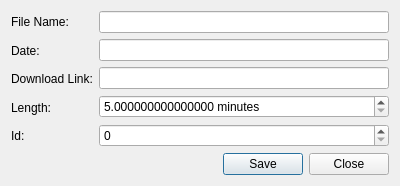
<?xml version="1.0" encoding="UTF-8"?>
<ui version="4.0">
 <class>Dialog</class>
 <widget class="QDialog" name="Dialog">
  <property name="geometry">
   <rect>
    <x>0</x>
    <y>0</y>
    <width>400</width>
    <height>180</height>
   </rect>
  </property>
  <property name="windowTitle">
   <string>Dialog</string>
  </property>
  <layout class="QVBoxLayout" name="verticalLayout_2">
   <item>
    <layout class="QHBoxLayout" name="horizontalLayout">
     <item>
      <layout class="QVBoxLayout" name="verticalLayout_3">
       <item>
        <widget class="QLabel" name="label_5">
         <property name="text">
          <string>File Name:</string>
         </property>
        </widget>
       </item>
       <item>
        <widget class="QLabel" name="label">
         <property name="text">
          <string>Date:</string>
         </property>
        </widget>
       </item>
       <item>
        <widget class="QLabel" name="label_2">
         <property name="text">
          <string>Download Link:</string>
         </property>
        </widget>
       </item>
       <item>
        <widget class="QLabel" name="label_3">
         <property name="text">
          <string>Length:</string>
         </property>
        </widget>
       </item>
       <item>
        <widget class="QLabel" name="label_4">
         <property name="text">
          <string>Id:</string>
         </property>
        </widget>
       </item>
      </layout>
     </item>
     <item>
      <layout class="QVBoxLayout" name="verticalLayout" stretch="0,0,0,0,0">
       <item>
        <widget class="QLineEdit" name="inputFileName"/>
       </item>
       <item>
        <widget class="QLineEdit" name="inputDate"/>
       </item>
       <item>
        <widget class="QLineEdit" name="inputDownloadLink"/>
       </item>
       <item>
        <widget class="QDoubleSpinBox" name="inputLength">
         <property name="focusPolicy">
          <enum>Qt::ClickFocus</enum>
         </property>
         <property name="suffix">
          <string> minutes</string>
         </property>
         <property name="decimals">
          <number>15</number>
         </property>
         <property name="minimum">
          <double>5.000000000000000</double>
         </property>
        </widget>
       </item>
       <item>
        <widget class="QSpinBox" name="inputID">
         <property name="focusPolicy">
          <enum>Qt::ClickFocus</enum>
         </property>
         <property name="maximum">
          <number>9999999</number>
         </property>
        </widget>
       </item>
      </layout>
     </item>
    </layout>
   </item>
   <item>
    <widget class="QDialogButtonBox" name="buttonBox">
     <property name="orientation">
      <enum>Qt::Horizontal</enum>
     </property>
     <property name="standardButtons">
      <set>QDialogButtonBox::Close|QDialogButtonBox::Save</set>
     </property>
     <property name="centerButtons">
      <bool>false</bool>
     </property>
    </widget>
   </item>
  </layout>
 </widget>
 <resources/>
 <connections>
  <connection>
   <sender>buttonBox</sender>
   <signal>accepted()</signal>
   <receiver>Dialog</receiver>
   <slot>accept()</slot>
   <hints>
    <hint type="sourcelabel">
     <x>248</x>
     <y>254</y>
    </hint>
    <hint type="destinationlabel">
     <x>157</x>
     <y>274</y>
    </hint>
   </hints>
  </connection>
  <connection>
   <sender>buttonBox</sender>
   <signal>rejected()</signal>
   <receiver>Dialog</receiver>
   <slot>reject()</slot>
   <hints>
    <hint type="sourcelabel">
     <x>316</x>
     <y>260</y>
    </hint>
    <hint type="destinationlabel">
     <x>286</x>
     <y>274</y>
    </hint>
   </hints>
  </connection>
 </connections>
</ui>
